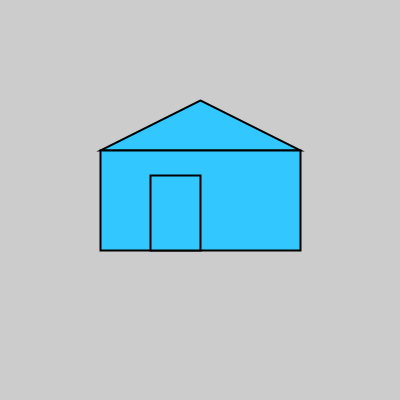
Frame 1 (no input)
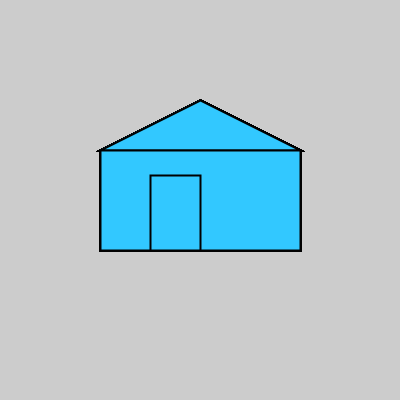
Frame 60 (the mouse pressed at the canvas centre just before this capture)
Frame 120 (the mouse held since frame 60 and released just before this capture): identical to frame 60, image omitted

The Processing sketch that drew these frames (run headless with seeded random() and noise(); from frame 60 on, the mouse is pressed at the canvas centre):

// Processing sketch: house_draw
// ── house_draw.pde
void setup () {
  size(400, 400);
}

void draw() {
  drawHouse();
}

void drawHouse() {
  strokeWeight(2);
  fill(50, 200, 255);
  triangle(200, 100, 100, 150, 300, 150);
  rect(100, 150, 200, 100);
  rect(150, 175, 50, 75);
}
